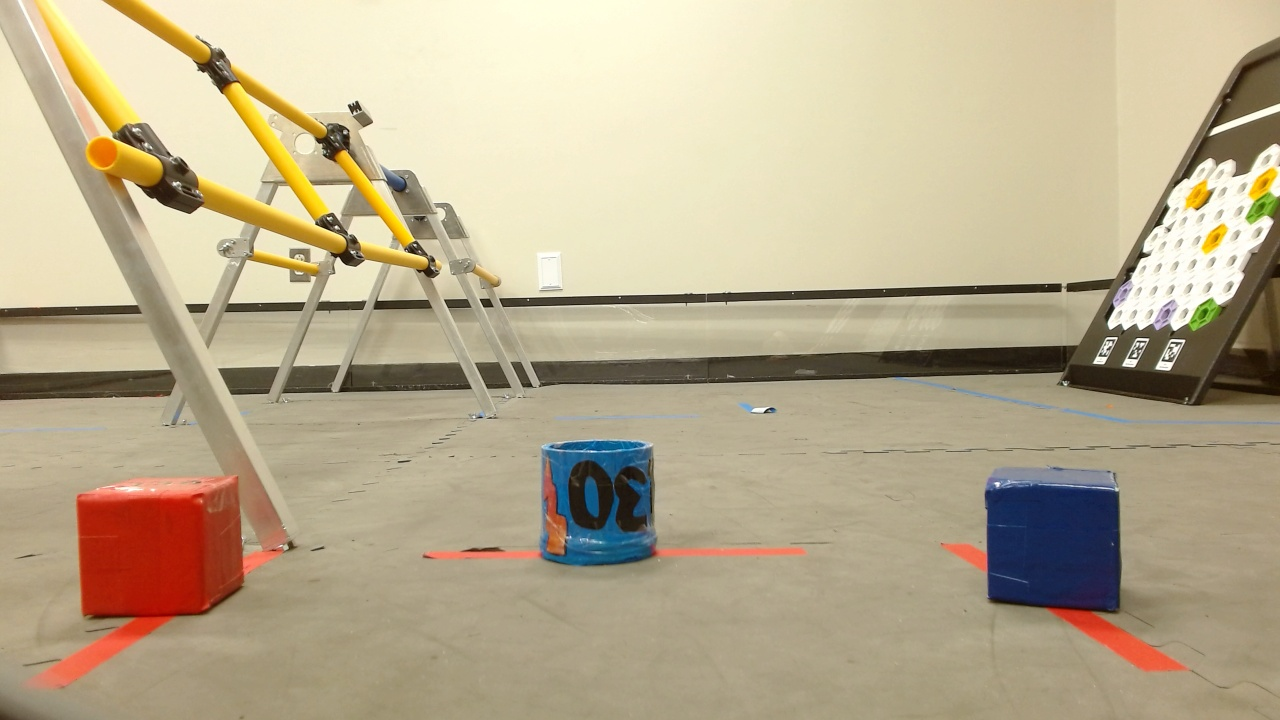
#> input picture Images/FROM_ROBOT_1-2-24/REDRIGHT.jpg, 1280 x 720 px
$ python BlockTest.py
#> lines starting #> are read from the running program, lines starting #| are printed output that depends on the picture; after the words box and inside, x2 and y2 are one past the last pixel; in counts of white or black regions, pixels touching at a corner belong together

import numpy as np
import cv2
import cv2

# Load an image and save to a variable named img
img = cv2.imread('Images/FROM_ROBOT_1-2-24/REDRIGHT.jpg')
#> img is the input picture: shape (720, 1280, 3); mean B, G, R 142, 171.5, 185.3

# check to make sure the immage exists so no errors occur
if img is None:
    print('Failed to load image file:')
    sys.exit(1)

# create a grayscale copy of the image
grayImg = cv2.cvtColor(img, cv2.COLOR_BGR2GRAY)
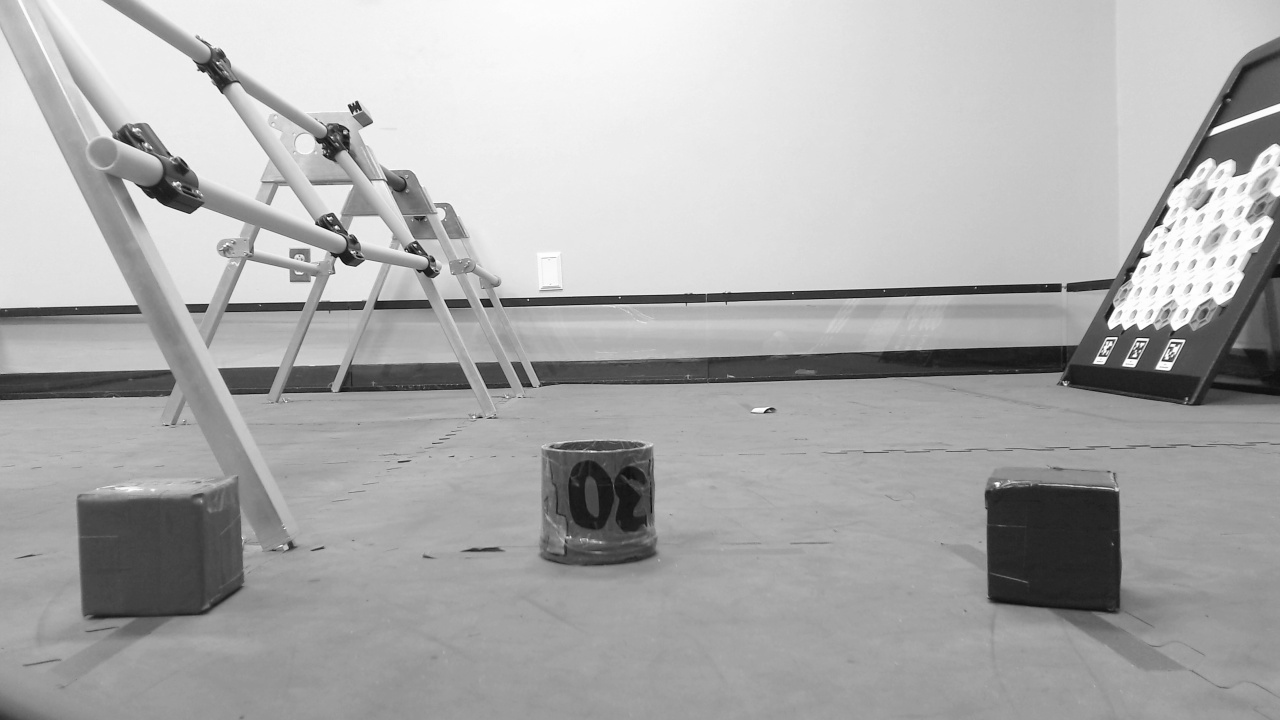
#> grayImg: shape (720, 1280); min 6, max 255, mean 172.2

#Variables
blue_BAD = np.uint8([[[36,52,93]]])
red_BAD = np.uint8([[[125,29,14]]])


lowerBlue = np.array([[[  105, 50,  50]]])
highBlue = np.array([[[  125, 255, 255]]])

lowerRed = np.array([[[-5, 50, 50]]])
highRed = np.array([[[15, 255, 255]]])

lowTile = np.array([[[  110,  110,  110]]])
highTile = np.array([[[  160, 160, 160]]])

lowWhite = np.array([[[  235,  235,  235]]])
highWhite = np.array([[[  255, 255, 255]]])

# Convert image to HSV
hsv = cv2.cvtColor(img, cv2.COLOR_BGR2HSV)
#> hsv: shape (720, 1280, 3); mean H, S, V 24.8, 69.1, 187.2

# use a mask on the HSV image to get only wanted colors
mask = cv2.inRange(hsv, lowerBlue, highBlue)
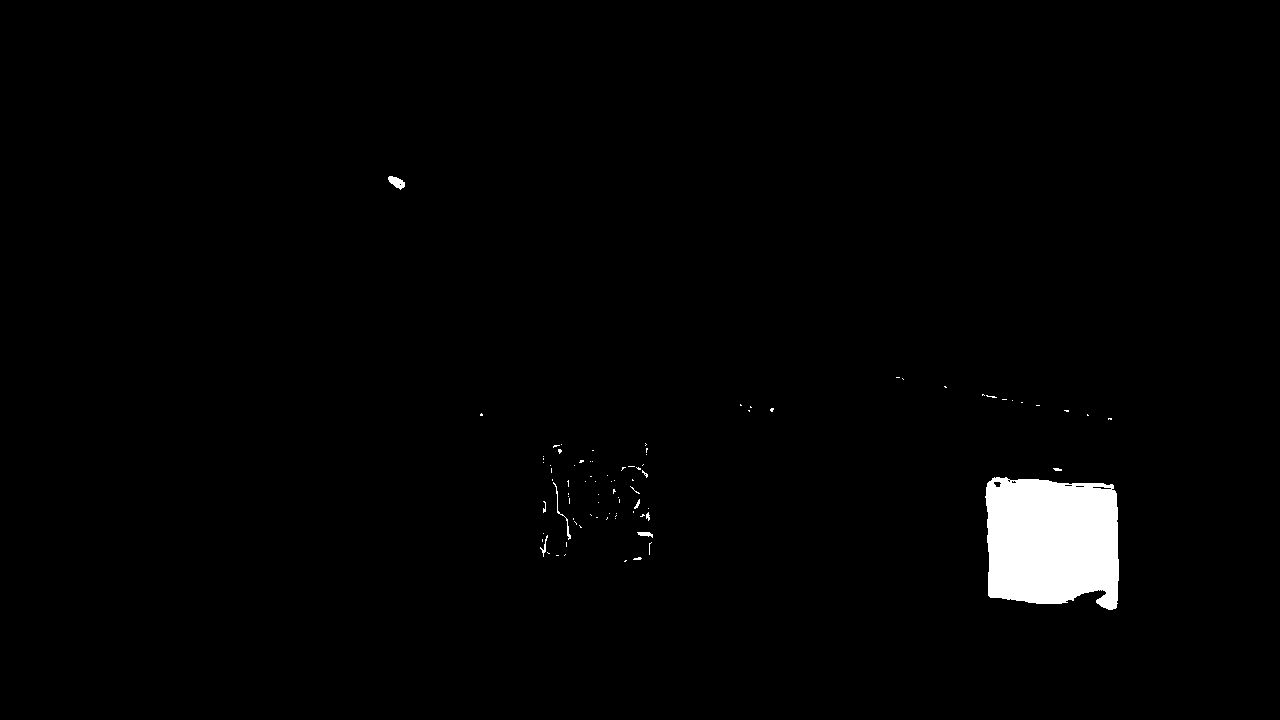
#> mask: shape (720, 1280); 1.8% white; 87 white regions (78 under 20 px), largest, box (x1, y1, x2, y2) and area: (985, 477, 1119, 610) 15480, (388, 176, 405, 190) 138, (553, 482, 571, 540) 91
bwMask = cv2.inRange(grayImg, lowTile, highTile)
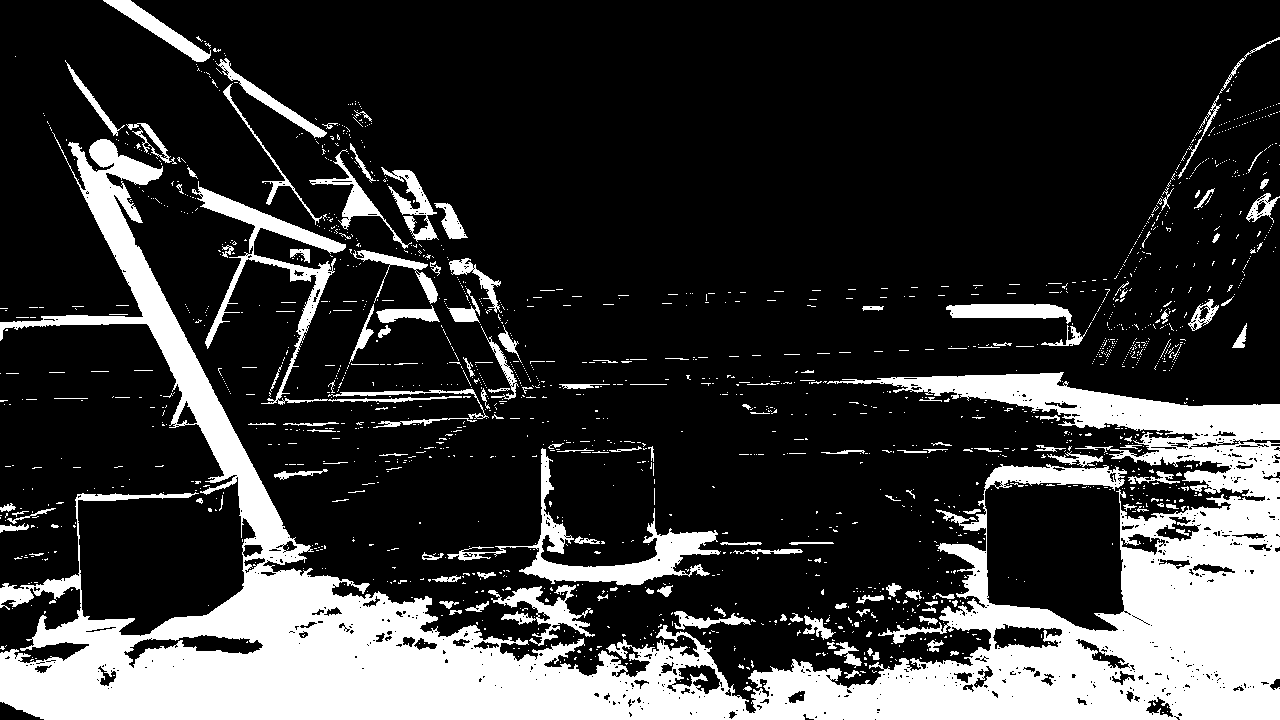
#> bwMask: shape (720, 1280); 22% white; 1773 white regions (1619 under 20 px), largest, box (x1, y1, x2, y2) and area: (0, 132, 1280, 720) 160691, (447, 448, 721, 586) 5764, (192, 181, 462, 405) 5077

# Save the images to a file
cv2.imwrite('output.jpg', mask)
cv2.imwrite('bwMask.jpg', bwMask)
cv2.imwrite('hsv.jpg', hsv)
cv2.imwrite('bw.jpg', grayImg)

# Convert blue to HSV
# hsv_blue = cv2.cvtColor(red, cv2.COLOR_BGR2HSV)


def crop_image(image, x, y, width, height):
#> called with x = 0, y = 427, width = 357, height = 293
    cropped_image = image[y:y+height, x:x+width]
#> cropped_image: shape (293, 357); every value is 0
    return cropped_image

# img = cv2.imread('Images/FROM_ROBOT_1-2-24/REDRIGHT.jpg')
img = mask

# Left
cropped_img = crop_image(img, 0, 427, 357, 293)
cv2.imwrite('left_cropped_image.jpg', cropped_img)
leftCount = np.count_nonzero(cropped_img)
#> leftCount = 0

#Right
cropped_img = crop_image(img, 898, 427, 357, 293)
#> call 2 of crop_image, with x = 898, y = 427, width = 357, height = 293
#> in crop_image (call 2), `cropped_image = image[y:y+height, x:x+width]`:
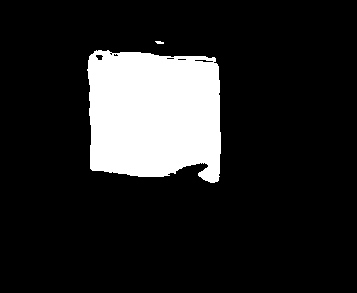
#> cropped_image: shape (293, 357); 14.8% white; 2 white regions, box (x1, y1, x2, y2) and area: (87, 50, 221, 183) 15480, (155, 41, 164, 44) 21
cv2.imwrite('right_cropped_image.jpg', cropped_img)
rightCount = np.count_nonzero(cropped_img)
#> rightCount = 15501


#Center
cropped_img = crop_image(img, 386, 427, 462, 165)
#> call 3 of crop_image, with x = 386, y = 427, width = 462, height = 165
#> in crop_image (call 3), `cropped_image = image[y:y+height, x:x+width]`:
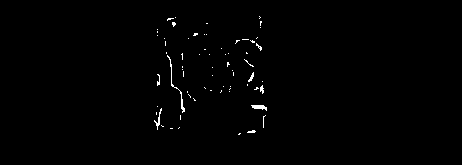
#> cropped_image: shape (165, 462); 0.68% white in thin lines or dots, all inside (x1, y1, x2, y2) = (154, 16, 267, 135)
cv2.imwrite('center_cropped_image.jpg', cropped_img)
midCount = np.count_nonzero(cropped_img)
#> midCount = 517

highNum = max(leftCount,rightCount,midCount)
#> highNum = 15501

if(highNum == leftCount):
    print("Left")
elif(highNum == rightCount):
    print("Right")
else:
    print("Center")
